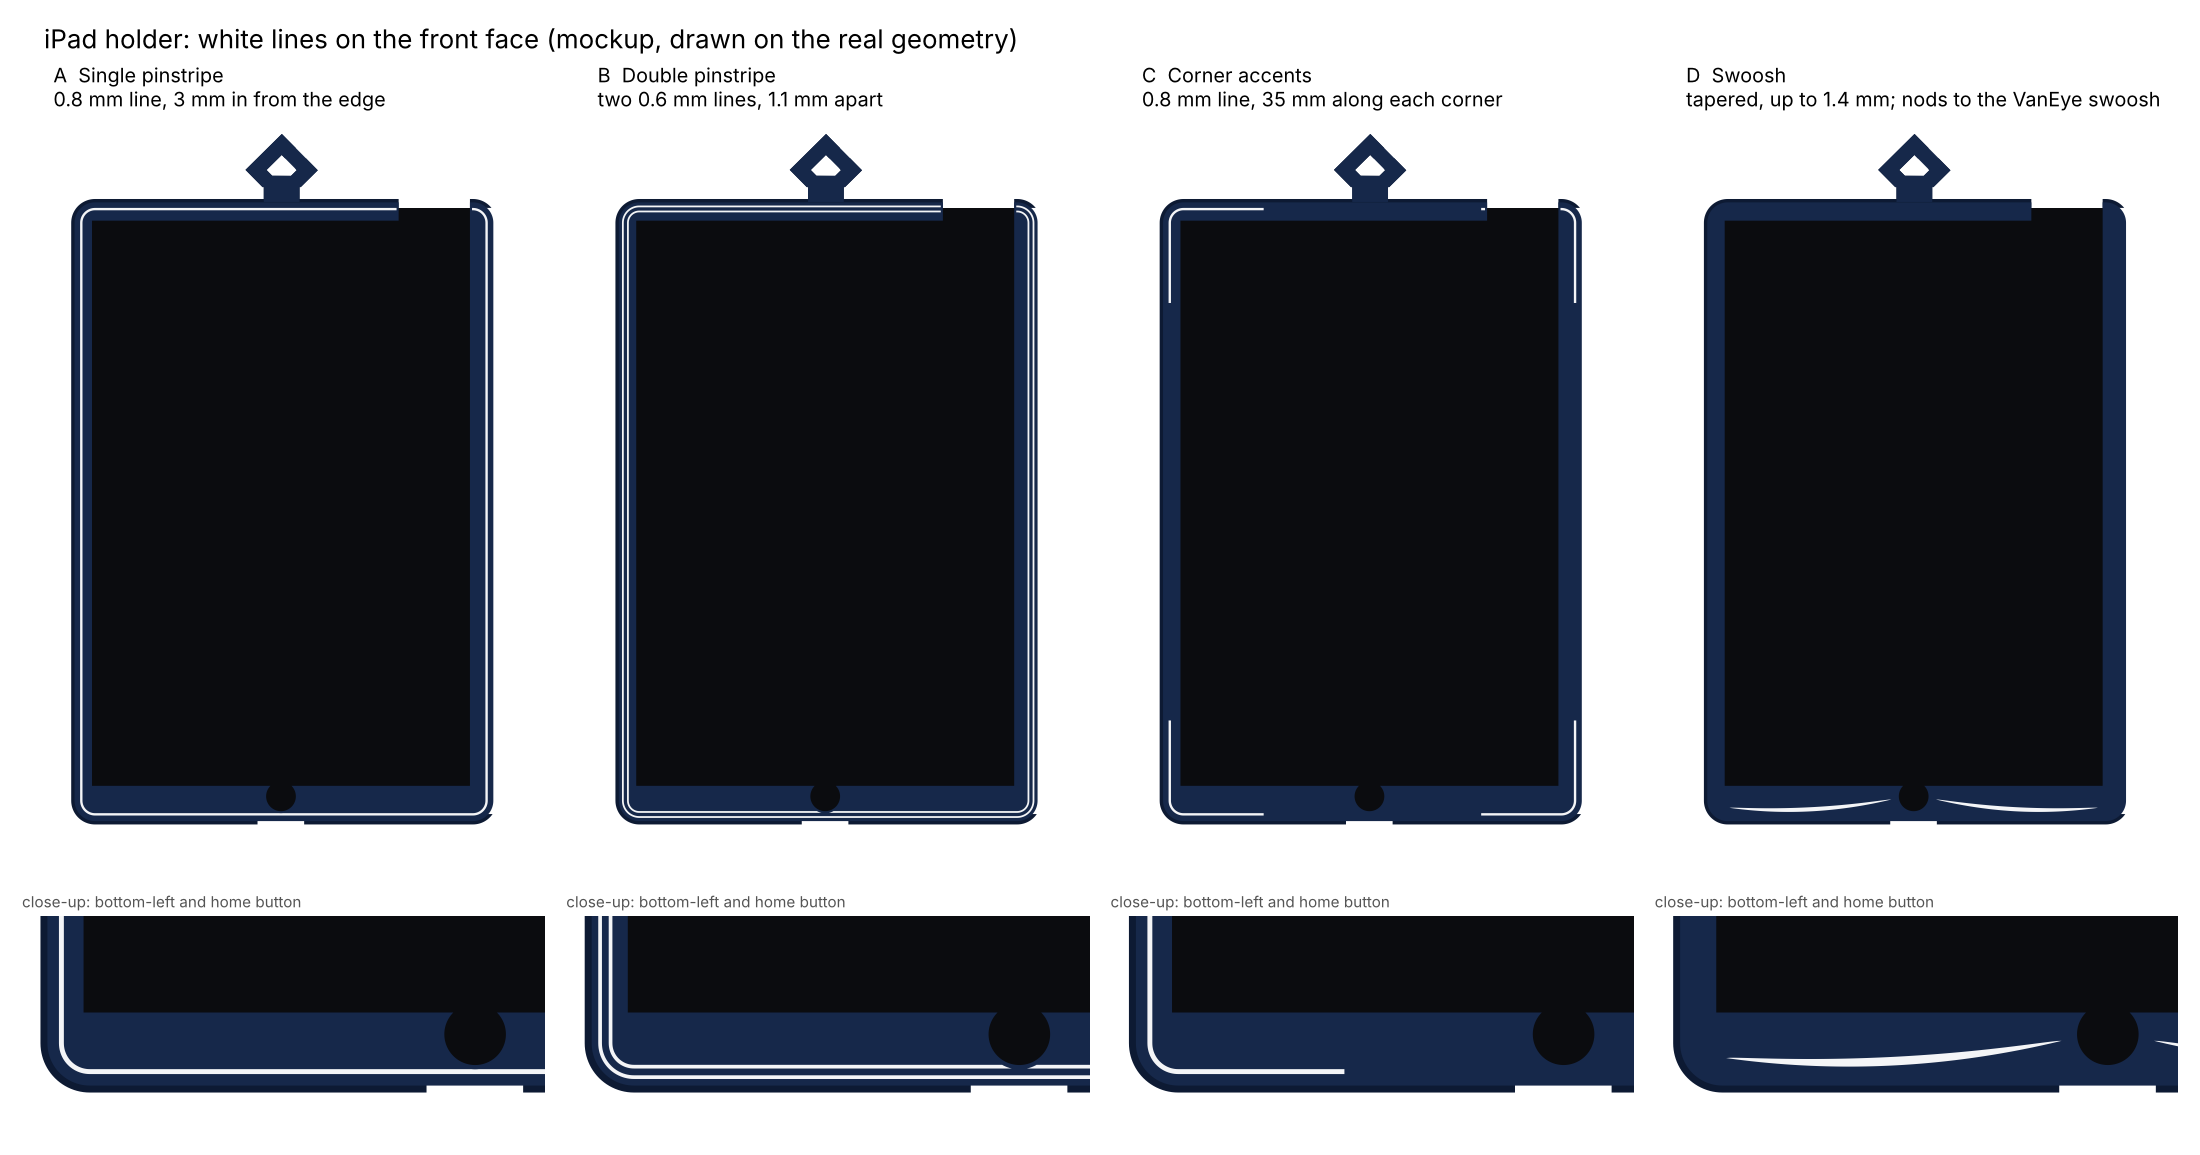

Reproduce this figure in Python.
"""Mockup of white lines on the iPad holder's front face: four options drawn
on the real geometry. Not part of the print yet.

    python ipad_holder/front_lines_mockup.py ipad_holder/front_lines_mockup.png
"""
import sys; sys.path.insert(0,'ipad_holder'); sys.path.insert(0,'.')
import make_holder as mh, numpy as np, manifold3d as m3, matplotlib
matplotlib.use('Agg'); import matplotlib.pyplot as plt
from matplotlib.path import Path; from matplotlib.patches import PathPatch, Rectangle

parts = mh.build_holder(); b = parts[0].solid
outline = b.slice(6.0)                 # full silhouette
face = b.slice(11.75)                  # the flat front face
outer = mh.rounded_rect(118, -208.6, 261.2, 1.9, mh.CORNER_R)
keep = face.offset(-0.7, m3.JoinType.Round)   # lines stay 0.7 mm off every edge

def ring(d, w):
    return (outer.offset(-d, m3.JoinType.Round) - outer.offset(-d - w, m3.JoinType.Round)) ^ keep

def corners(d, w, L):
    r = ring(d, w)
    boxes = [m3.CrossSection.square([L, L]).translate([x, y]) for x, y in
             ((118, 1.9 - L), (261.2 - L, 1.9 - L), (118, -208.6), (261.2 - L, -208.6))]
    return r ^ m3.CrossSection.batch_boolean(boxes, m3.OpType.Add)

def swoosh(x0, y0, x1, y1, sag, wmax, n=80):
    """A tapered stroke from (x0, y0) to (x1, y1), bowed down by ``sag``,
    widest in the middle and coming to points at both ends."""
    t = np.linspace(0, 1, n)
    x = x0 + (x1 - x0) * t
    y = y0 + (y1 - y0) * t - sag * 4 * t * (1 - t)
    w = wmax * np.sin(np.pi * t) ** 0.7
    pts = np.vstack([np.c_[x, y], np.c_[x[::-1], (y + w)[::-1]]])
    cs = m3.CrossSection([pts.tolist()], m3.FillRule.NonZero)
    if cs.area() == 0:
        cs = m3.CrossSection([pts[::-1].tolist()], m3.FillRule.NonZero)
    return cs

cx = 188.6                                 # home button centre
sw = swoosh(cx - 62, -203.0, cx - 7.5, -200.2, 2.6, 1.4)
sw = (sw + sw.mirror([1, 0]).translate([2 * cx, 0])) ^ keep

variants = [
    ("A  Single pinstripe", "0.8 mm line, 3 mm in from the edge", ring(3.0, 0.8)),
    ("B  Double pinstripe", "two 0.6 mm lines, 1.1 mm apart", ring(2.2, 0.6) + ring(3.9, 0.6)),
    ("C  Corner accents", "0.8 mm line, 35 mm along each corner", corners(3.0, 0.8, 35)),
    ("D  Swoosh", "tapered, up to 1.4 mm; nods to the VanEye swoosh", sw),
]

NAVY, NAVY_EDGE, WHITE, SCREEN = "#16284a", "#0d1a33", "#f4f5f7", "#0b0c0f"
def fill(ax, cs, fc, ec="none", lw=0):
    loops = cs.to_polygons()
    if not loops: return
    verts = np.vstack([np.vstack([l, l[:1]]) for l in loops]); codes = []
    for l in loops: codes += [Path.MOVETO] + [Path.LINETO] * (len(l) - 1) + [Path.CLOSEPOLY]
    ax.add_patch(PathPatch(Path(verts, codes), fc=fc, ec=ec, lw=lw))

fig = plt.figure(figsize=(20, 10.5), facecolor="white")
gs = fig.add_gridspec(2, 4, height_ratios=[3.1, 1], top=0.9, bottom=0.02, left=0.01, right=0.99, hspace=0.12, wspace=0.04)
for i, (title, sub, lines) in enumerate(variants):
    ax = fig.add_subplot(gs[0, i])
    # the iPad behind the opening
    ax.add_patch(Rectangle((121, -205.1), 134.8, 204, fc=SCREEN))
    fill(ax, outline, NAVY_EDGE)          # rounded-over edge reads darker
    fill(ax, face, NAVY)
    fill(ax, lines, WHITE)
    ax.set_xlim(112, 267); ax.set_ylim(-214, 30); ax.set_aspect("equal"); ax.axis("off")
    ax.set_title(f"{title}\n{sub}", fontsize=13, loc="left")
    # close-up of the bottom-left corner and home button
    az = fig.add_subplot(gs[1, i])
    az.add_patch(Rectangle((121, -205.1), 134.8, 204, fc=SCREEN))
    fill(az, outline, NAVY_EDGE); fill(az, face, NAVY); fill(az, lines, WHITE)
    az.set_xlim(115, 200); az.set_ylim(-212, -180); az.set_aspect("equal"); az.axis("off")
    az.set_title("close-up: bottom-left and home button", fontsize=10, loc="left", color="#555")
fig.suptitle("iPad holder: white lines on the front face (mockup, drawn on the real geometry)", fontsize=17, x=0.02, y=0.98, ha="left")
plt.savefig(sys.argv[1], dpi=110)
for t, _, l in variants: print(t, 'area', round(l.area(), 1), 'mm2, pieces', len(l.decompose()))
